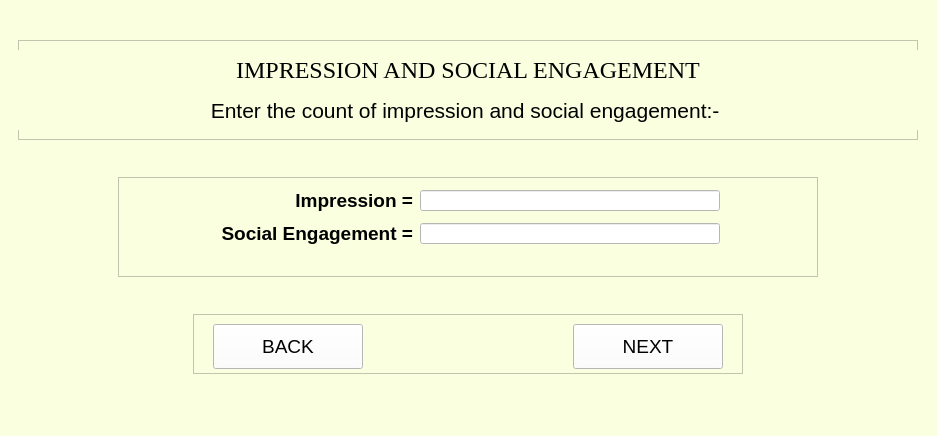
<?xml version="1.0" encoding="UTF-8"?>
<ui version="4.0">
 <class>MainWindow</class>
 <widget class="QMainWindow" name="MainWindow">
  <property name="geometry">
   <rect>
    <x>0</x>
    <y>0</y>
    <width>937</width>
    <height>436</height>
   </rect>
  </property>
  <property name="windowTitle">
   <string>MainWindow</string>
  </property>
  <property name="styleSheet">
   <string notr="true">background-color:rgb(250, 255, 224)</string>
  </property>
  <widget class="QWidget" name="centralwidget">
   <layout class="QVBoxLayout" name="verticalLayout">
    <item alignment="Qt::AlignHCenter">
     <widget class="QFrame" name="frame_12">
      <property name="minimumSize">
       <size>
        <width>900</width>
        <height>100</height>
       </size>
      </property>
      <property name="maximumSize">
       <size>
        <width>900</width>
        <height>100</height>
       </size>
      </property>
      <property name="frameShape">
       <enum>QFrame::StyledPanel</enum>
      </property>
      <property name="frameShadow">
       <enum>QFrame::Raised</enum>
      </property>
      <widget class="QLabel" name="label_10">
       <property name="geometry">
        <rect>
         <x>0</x>
         <y>10</y>
         <width>900</width>
         <height>40</height>
        </rect>
       </property>
       <property name="minimumSize">
        <size>
         <width>900</width>
         <height>40</height>
        </size>
       </property>
       <property name="maximumSize">
        <size>
         <width>900</width>
         <height>40</height>
        </size>
       </property>
       <property name="font">
        <font>
         <family>Times New Roman</family>
         <pointsize>18</pointsize>
        </font>
       </property>
       <property name="text">
        <string>IMPRESSION AND SOCIAL ENGAGEMENT</string>
       </property>
       <property name="alignment">
        <set>Qt::AlignCenter</set>
       </property>
      </widget>
      <widget class="QLabel" name="label">
       <property name="geometry">
        <rect>
         <x>0</x>
         <y>50</y>
         <width>900</width>
         <height>40</height>
        </rect>
       </property>
       <property name="minimumSize">
        <size>
         <width>900</width>
         <height>40</height>
        </size>
       </property>
       <property name="maximumSize">
        <size>
         <width>900</width>
         <height>40</height>
        </size>
       </property>
       <property name="font">
        <font>
         <family>Arial</family>
         <pointsize>16</pointsize>
        </font>
       </property>
       <property name="layoutDirection">
        <enum>Qt::LeftToRight</enum>
       </property>
       <property name="text">
        <string>Enter the count of impression and social engagement:- </string>
       </property>
       <property name="alignment">
        <set>Qt::AlignCenter</set>
       </property>
      </widget>
     </widget>
    </item>
    <item alignment="Qt::AlignHCenter">
     <widget class="QFrame" name="frame">
      <property name="minimumSize">
       <size>
        <width>700</width>
        <height>100</height>
       </size>
      </property>
      <property name="maximumSize">
       <size>
        <width>700</width>
        <height>100</height>
       </size>
      </property>
      <property name="frameShape">
       <enum>QFrame::StyledPanel</enum>
      </property>
      <property name="frameShadow">
       <enum>QFrame::Raised</enum>
      </property>
      <widget class="QWidget" name="layoutWidget">
       <property name="geometry">
        <rect>
         <x>100</x>
         <y>10</y>
         <width>507</width>
         <height>62</height>
        </rect>
       </property>
       <property name="font">
        <font>
         <family>Arial</family>
         <pointsize>14</pointsize>
         <weight>50</weight>
         <bold>false</bold>
        </font>
       </property>
       <layout class="QFormLayout" name="formLayout">
        <property name="labelAlignment">
         <set>Qt::AlignRight|Qt::AlignTrailing|Qt::AlignVCenter</set>
        </property>
        <property name="horizontalSpacing">
         <number>7</number>
        </property>
        <property name="verticalSpacing">
         <number>12</number>
        </property>
        <property name="leftMargin">
         <number>3</number>
        </property>
        <property name="topMargin">
         <number>3</number>
        </property>
        <property name="rightMargin">
         <number>5</number>
        </property>
        <property name="bottomMargin">
         <number>5</number>
        </property>
        <item row="0" column="0">
         <widget class="QLabel" name="label_3">
          <property name="font">
           <font>
            <family>Arial</family>
            <pointsize>14</pointsize>
            <weight>75</weight>
            <bold>true</bold>
           </font>
          </property>
          <property name="text">
           <string>Impression =</string>
          </property>
          <property name="alignment">
           <set>Qt::AlignRight|Qt::AlignTrailing|Qt::AlignVCenter</set>
          </property>
         </widget>
        </item>
        <item row="0" column="1">
         <widget class="QLineEdit" name="social_reach_1">
          <property name="font">
           <font>
            <family>Arial</family>
            <pointsize>12</pointsize>
            <weight>50</weight>
            <bold>false</bold>
           </font>
          </property>
          <property name="styleSheet">
           <string notr="true">background-color:rgb(255, 255, 255)</string>
          </property>
         </widget>
        </item>
        <item row="1" column="0">
         <widget class="QLabel" name="label_2">
          <property name="font">
           <font>
            <family>Arial</family>
            <pointsize>14</pointsize>
            <weight>75</weight>
            <bold>true</bold>
           </font>
          </property>
          <property name="text">
           <string>Social Engagement =</string>
          </property>
          <property name="alignment">
           <set>Qt::AlignRight|Qt::AlignTrailing|Qt::AlignVCenter</set>
          </property>
         </widget>
        </item>
        <item row="1" column="1">
         <widget class="QLineEdit" name="social_reach_2">
          <property name="font">
           <font>
            <family>Arial</family>
            <pointsize>12</pointsize>
            <weight>50</weight>
            <bold>false</bold>
           </font>
          </property>
          <property name="styleSheet">
           <string notr="true">background-color:rgb(255, 255, 255)</string>
          </property>
         </widget>
        </item>
       </layout>
      </widget>
     </widget>
    </item>
    <item alignment="Qt::AlignHCenter">
     <widget class="QFrame" name="frame_9">
      <property name="minimumSize">
       <size>
        <width>550</width>
        <height>60</height>
       </size>
      </property>
      <property name="maximumSize">
       <size>
        <width>550</width>
        <height>60</height>
       </size>
      </property>
      <property name="frameShape">
       <enum>QFrame::StyledPanel</enum>
      </property>
      <property name="frameShadow">
       <enum>QFrame::Raised</enum>
      </property>
      <widget class="QPushButton" name="backButton">
       <property name="geometry">
        <rect>
         <x>20</x>
         <y>10</y>
         <width>150</width>
         <height>45</height>
        </rect>
       </property>
       <property name="sizePolicy">
        <sizepolicy hsizetype="Preferred" vsizetype="Preferred">
         <horstretch>0</horstretch>
         <verstretch>0</verstretch>
        </sizepolicy>
       </property>
       <property name="minimumSize">
        <size>
         <width>150</width>
         <height>45</height>
        </size>
       </property>
       <property name="maximumSize">
        <size>
         <width>150</width>
         <height>45</height>
        </size>
       </property>
       <property name="font">
        <font>
         <family>Arial</family>
         <pointsize>14</pointsize>
        </font>
       </property>
       <property name="styleSheet">
        <string notr="true">background-color:rgb(255, 255, 255)</string>
       </property>
       <property name="text">
        <string>BACK</string>
       </property>
      </widget>
      <widget class="QPushButton" name="nextButton">
       <property name="enabled">
        <bool>true</bool>
       </property>
       <property name="geometry">
        <rect>
         <x>380</x>
         <y>10</y>
         <width>150</width>
         <height>45</height>
        </rect>
       </property>
       <property name="sizePolicy">
        <sizepolicy hsizetype="Preferred" vsizetype="Preferred">
         <horstretch>0</horstretch>
         <verstretch>0</verstretch>
        </sizepolicy>
       </property>
       <property name="minimumSize">
        <size>
         <width>150</width>
         <height>45</height>
        </size>
       </property>
       <property name="maximumSize">
        <size>
         <width>150</width>
         <height>45</height>
        </size>
       </property>
       <property name="palette">
        <palette>
         <active>
          <colorrole role="Button">
           <brush brushstyle="SolidPattern">
            <color alpha="255">
             <red>255</red>
             <green>255</green>
             <blue>255</blue>
            </color>
           </brush>
          </colorrole>
          <colorrole role="Base">
           <brush brushstyle="SolidPattern">
            <color alpha="255">
             <red>255</red>
             <green>255</green>
             <blue>255</blue>
            </color>
           </brush>
          </colorrole>
          <colorrole role="Window">
           <brush brushstyle="SolidPattern">
            <color alpha="255">
             <red>255</red>
             <green>255</green>
             <blue>255</blue>
            </color>
           </brush>
          </colorrole>
          <colorrole role="Link">
           <brush brushstyle="SolidPattern">
            <color alpha="255">
             <red>6</red>
             <green>22</green>
             <blue>255</blue>
            </color>
           </brush>
          </colorrole>
         </active>
         <inactive>
          <colorrole role="Button">
           <brush brushstyle="SolidPattern">
            <color alpha="255">
             <red>255</red>
             <green>255</green>
             <blue>255</blue>
            </color>
           </brush>
          </colorrole>
          <colorrole role="Base">
           <brush brushstyle="SolidPattern">
            <color alpha="255">
             <red>255</red>
             <green>255</green>
             <blue>255</blue>
            </color>
           </brush>
          </colorrole>
          <colorrole role="Window">
           <brush brushstyle="SolidPattern">
            <color alpha="255">
             <red>255</red>
             <green>255</green>
             <blue>255</blue>
            </color>
           </brush>
          </colorrole>
          <colorrole role="Link">
           <brush brushstyle="SolidPattern">
            <color alpha="255">
             <red>6</red>
             <green>22</green>
             <blue>255</blue>
            </color>
           </brush>
          </colorrole>
         </inactive>
         <disabled>
          <colorrole role="Button">
           <brush brushstyle="SolidPattern">
            <color alpha="255">
             <red>255</red>
             <green>255</green>
             <blue>255</blue>
            </color>
           </brush>
          </colorrole>
          <colorrole role="Base">
           <brush brushstyle="SolidPattern">
            <color alpha="255">
             <red>255</red>
             <green>255</green>
             <blue>255</blue>
            </color>
           </brush>
          </colorrole>
          <colorrole role="Window">
           <brush brushstyle="SolidPattern">
            <color alpha="255">
             <red>255</red>
             <green>255</green>
             <blue>255</blue>
            </color>
           </brush>
          </colorrole>
          <colorrole role="Link">
           <brush brushstyle="SolidPattern">
            <color alpha="255">
             <red>6</red>
             <green>22</green>
             <blue>255</blue>
            </color>
           </brush>
          </colorrole>
         </disabled>
        </palette>
       </property>
       <property name="font">
        <font>
         <family>Arial</family>
         <pointsize>14</pointsize>
        </font>
       </property>
       <property name="mouseTracking">
        <bool>false</bool>
       </property>
       <property name="acceptDrops">
        <bool>true</bool>
       </property>
       <property name="autoFillBackground">
        <bool>false</bool>
       </property>
       <property name="styleSheet">
        <string notr="true">background-color:rgb(255, 255, 255)</string>
       </property>
       <property name="text">
        <string>NEXT</string>
       </property>
       <property name="checkable">
        <bool>false</bool>
       </property>
       <property name="autoExclusive">
        <bool>false</bool>
       </property>
       <property name="autoDefault">
        <bool>true</bool>
       </property>
       <property name="default">
        <bool>false</bool>
       </property>
       <property name="flat">
        <bool>false</bool>
       </property>
      </widget>
     </widget>
    </item>
   </layout>
  </widget>
  <widget class="QMenuBar" name="menubar">
   <property name="geometry">
    <rect>
     <x>0</x>
     <y>0</y>
     <width>937</width>
     <height>21</height>
    </rect>
   </property>
  </widget>
  <widget class="QStatusBar" name="statusbar"/>
 </widget>
 <resources/>
 <connections/>
</ui>
